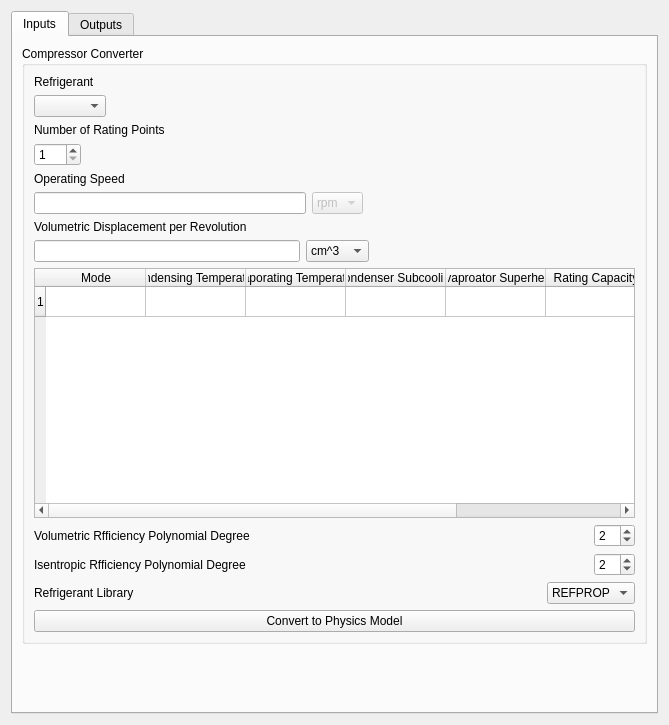
<?xml version="1.0" encoding="UTF-8"?>
<ui version="4.0">
 <class>Form</class>
 <widget class="QWidget" name="Form">
  <property name="geometry">
   <rect>
    <x>0</x>
    <y>0</y>
    <width>669</width>
    <height>725</height>
   </rect>
  </property>
  <property name="windowTitle">
   <string>Compressor Rating to Physics Converter</string>
  </property>
  <layout class="QVBoxLayout" name="verticalLayout_2">
   <item>
    <widget class="QTabWidget" name="tabWidget">
     <property name="currentIndex">
      <number>0</number>
     </property>
     <widget class="QWidget" name="inputs">
      <attribute name="title">
       <string>Inputs</string>
      </attribute>
      <layout class="QVBoxLayout" name="verticalLayout_23">
       <item>
        <layout class="QVBoxLayout" name="verticalLayout_5">
         <item>
          <widget class="QGroupBox" name="groupBox">
           <property name="title">
            <string>Compressor Converter</string>
           </property>
           <layout class="QVBoxLayout" name="verticalLayout_12">
            <item>
             <layout class="QVBoxLayout" name="verticalLayout_22">
              <item>
               <widget class="QLabel" name="Comp_ref_label">
                <property name="sizePolicy">
                 <sizepolicy hsizetype="Fixed" vsizetype="Preferred">
                  <horstretch>0</horstretch>
                  <verstretch>0</verstretch>
                 </sizepolicy>
                </property>
                <property name="minimumSize">
                 <size>
                  <width>200</width>
                  <height>0</height>
                 </size>
                </property>
                <property name="maximumSize">
                 <size>
                  <width>150</width>
                  <height>16777215</height>
                 </size>
                </property>
                <property name="toolTip">
                 <string>Refrigerant that can be used with the compressor</string>
                </property>
                <property name="text">
                 <string>Refrigerant</string>
                </property>
                <property name="wordWrap">
                 <bool>true</bool>
                </property>
               </widget>
              </item>
              <item>
               <layout class="QHBoxLayout" name="horizontalLayout_11">
                <item>
                 <widget class="QComboBox" name="Comp_ref">
                  <property name="enabled">
                   <bool>true</bool>
                  </property>
                  <property name="toolTip">
                   <string>Refrigerant that can be used with the compressor</string>
                  </property>
                 </widget>
                </item>
                <item>
                 <spacer name="horizontalSpacer_17">
                  <property name="orientation">
                   <enum>Qt::Horizontal</enum>
                  </property>
                  <property name="sizeHint" stdset="0">
                   <size>
                    <width>40</width>
                    <height>20</height>
                   </size>
                  </property>
                 </spacer>
                </item>
               </layout>
              </item>
             </layout>
            </item>
            <item>
             <layout class="QVBoxLayout" name="verticalLayout">
              <item>
               <widget class="QLabel" name="N_points_label">
                <property name="text">
                 <string>Number of Rating Points</string>
                </property>
               </widget>
              </item>
              <item>
               <layout class="QHBoxLayout" name="horizontalLayout_4">
                <item>
                 <widget class="QSpinBox" name="N_points">
                  <property name="minimum">
                   <number>1</number>
                  </property>
                  <property name="maximum">
                   <number>100</number>
                  </property>
                 </widget>
                </item>
                <item>
                 <spacer name="horizontalSpacer_4">
                  <property name="orientation">
                   <enum>Qt::Horizontal</enum>
                  </property>
                  <property name="sizeHint" stdset="0">
                   <size>
                    <width>40</width>
                    <height>20</height>
                   </size>
                  </property>
                 </spacer>
                </item>
               </layout>
              </item>
             </layout>
            </item>
            <item>
             <layout class="QVBoxLayout" name="verticalLayout_10">
              <item>
               <widget class="QLabel" name="Speed_label">
                <property name="text">
                 <string>Operating Speed</string>
                </property>
               </widget>
              </item>
              <item>
               <layout class="QHBoxLayout" name="horizontalLayout">
                <item>
                 <widget class="QLineEdit" name="Speed">
                  <property name="readOnly">
                   <bool>false</bool>
                  </property>
                 </widget>
                </item>
                <item>
                 <widget class="QComboBox" name="Speed_unit">
                  <property name="enabled">
                   <bool>false</bool>
                  </property>
                  <item>
                   <property name="text">
                    <string>rpm</string>
                   </property>
                  </item>
                 </widget>
                </item>
                <item>
                 <spacer name="horizontalSpacer_3">
                  <property name="orientation">
                   <enum>Qt::Horizontal</enum>
                  </property>
                  <property name="sizeHint" stdset="0">
                   <size>
                    <width>40</width>
                    <height>20</height>
                   </size>
                  </property>
                 </spacer>
                </item>
               </layout>
              </item>
             </layout>
            </item>
            <item>
             <layout class="QVBoxLayout" name="verticalLayout_13">
              <item>
               <widget class="QLabel" name="Vdot_label">
                <property name="text">
                 <string>Volumetric Displacement per Revolution</string>
                </property>
               </widget>
              </item>
              <item>
               <layout class="QHBoxLayout" name="horizontalLayout_5">
                <item>
                 <widget class="QLineEdit" name="Vdot">
                  <property name="readOnly">
                   <bool>false</bool>
                  </property>
                 </widget>
                </item>
                <item>
                 <widget class="QComboBox" name="Vdot_unit">
                  <property name="enabled">
                   <bool>true</bool>
                  </property>
                  <property name="currentIndex">
                   <number>1</number>
                  </property>
                  <item>
                   <property name="text">
                    <string>m^3</string>
                   </property>
                  </item>
                  <item>
                   <property name="text">
                    <string>cm^3</string>
                   </property>
                  </item>
                  <item>
                   <property name="text">
                    <string>mm^3</string>
                   </property>
                  </item>
                  <item>
                   <property name="text">
                    <string>ft^3</string>
                   </property>
                  </item>
                  <item>
                   <property name="text">
                    <string>in^3</string>
                   </property>
                  </item>
                 </widget>
                </item>
                <item>
                 <spacer name="horizontalSpacer_5">
                  <property name="orientation">
                   <enum>Qt::Horizontal</enum>
                  </property>
                  <property name="sizeHint" stdset="0">
                   <size>
                    <width>40</width>
                    <height>20</height>
                   </size>
                  </property>
                 </spacer>
                </item>
               </layout>
              </item>
             </layout>
            </item>
            <item>
             <widget class="QTableWidget" name="Rating_table">
              <property name="sizePolicy">
               <sizepolicy hsizetype="Expanding" vsizetype="Expanding">
                <horstretch>0</horstretch>
                <verstretch>0</verstretch>
               </sizepolicy>
              </property>
              <property name="minimumSize">
               <size>
                <width>0</width>
                <height>250</height>
               </size>
              </property>
              <property name="frameShape">
               <enum>QFrame::StyledPanel</enum>
              </property>
              <property name="frameShadow">
               <enum>QFrame::Sunken</enum>
              </property>
              <property name="sizeAdjustPolicy">
               <enum>QAbstractScrollArea::AdjustToContents</enum>
              </property>
              <property name="cornerButtonEnabled">
               <bool>false</bool>
              </property>
              <property name="rowCount">
               <number>1</number>
              </property>
              <attribute name="horizontalHeaderCascadingSectionResizes">
               <bool>true</bool>
              </attribute>
              <attribute name="horizontalHeaderStretchLastSection">
               <bool>false</bool>
              </attribute>
              <attribute name="verticalHeaderCascadingSectionResizes">
               <bool>false</bool>
              </attribute>
              <attribute name="verticalHeaderShowSortIndicator" stdset="0">
               <bool>false</bool>
              </attribute>
              <attribute name="verticalHeaderStretchLastSection">
               <bool>false</bool>
              </attribute>
              <row/>
              <column>
               <property name="text">
                <string>Mode</string>
               </property>
              </column>
              <column>
               <property name="text">
                <string>Condensing Temperature</string>
               </property>
              </column>
              <column>
               <property name="text">
                <string>Evaporating Temperature</string>
               </property>
              </column>
              <column>
               <property name="text">
                <string>Condenser Subcooling</string>
               </property>
              </column>
              <column>
               <property name="text">
                <string>Evaproator Superheat</string>
               </property>
              </column>
              <column>
               <property name="text">
                <string>Rating Capacity</string>
               </property>
              </column>
              <column>
               <property name="text">
                <string>Rating Power</string>
               </property>
              </column>
             </widget>
            </item>
            <item>
             <layout class="QHBoxLayout" name="horizontalLayout_2">
              <item>
               <widget class="QLabel" name="label">
                <property name="text">
                 <string>Volumetric Rfficiency Polynomial Degree</string>
                </property>
               </widget>
              </item>
              <item>
               <spacer name="horizontalSpacer">
                <property name="orientation">
                 <enum>Qt::Horizontal</enum>
                </property>
                <property name="sizeHint" stdset="0">
                 <size>
                  <width>40</width>
                  <height>20</height>
                 </size>
                </property>
               </spacer>
              </item>
              <item>
               <widget class="QSpinBox" name="volumetric_degree">
                <property name="minimum">
                 <number>0</number>
                </property>
                <property name="value">
                 <number>2</number>
                </property>
               </widget>
              </item>
             </layout>
            </item>
            <item>
             <layout class="QHBoxLayout" name="horizontalLayout_3">
              <item>
               <widget class="QLabel" name="label_2">
                <property name="text">
                 <string>Isentropic Rfficiency Polynomial Degree</string>
                </property>
               </widget>
              </item>
              <item>
               <spacer name="horizontalSpacer_2">
                <property name="orientation">
                 <enum>Qt::Horizontal</enum>
                </property>
                <property name="sizeHint" stdset="0">
                 <size>
                  <width>40</width>
                  <height>20</height>
                 </size>
                </property>
               </spacer>
              </item>
              <item>
               <widget class="QSpinBox" name="isentropic_degree">
                <property name="minimum">
                 <number>0</number>
                </property>
                <property name="value">
                 <number>2</number>
                </property>
               </widget>
              </item>
             </layout>
            </item>
            <item>
             <layout class="QHBoxLayout" name="horizontalLayout_12">
              <item>
               <widget class="QLabel" name="Ref_library_label">
                <property name="sizePolicy">
                 <sizepolicy hsizetype="Fixed" vsizetype="Preferred">
                  <horstretch>0</horstretch>
                  <verstretch>0</verstretch>
                 </sizepolicy>
                </property>
                <property name="minimumSize">
                 <size>
                  <width>200</width>
                  <height>0</height>
                 </size>
                </property>
                <property name="maximumSize">
                 <size>
                  <width>150</width>
                  <height>16777215</height>
                 </size>
                </property>
                <property name="toolTip">
                 <string>Refrigerant that can be used with the compressor</string>
                </property>
                <property name="text">
                 <string>Refrigerant Library</string>
                </property>
                <property name="wordWrap">
                 <bool>true</bool>
                </property>
               </widget>
              </item>
              <item>
               <spacer name="horizontalSpacer_18">
                <property name="orientation">
                 <enum>Qt::Horizontal</enum>
                </property>
                <property name="sizeHint" stdset="0">
                 <size>
                  <width>40</width>
                  <height>20</height>
                 </size>
                </property>
               </spacer>
              </item>
              <item>
               <widget class="QComboBox" name="Ref_library">
                <property name="toolTip">
                 <string>Refrigerant that can be used with the compressor</string>
                </property>
                <item>
                 <property name="text">
                  <string>REFPROP</string>
                 </property>
                </item>
                <item>
                 <property name="text">
                  <string>HEOS</string>
                 </property>
                </item>
               </widget>
              </item>
             </layout>
            </item>
            <item>
             <widget class="QPushButton" name="Convert_button">
              <property name="text">
               <string>Convert to Physics Model</string>
              </property>
             </widget>
            </item>
           </layout>
          </widget>
         </item>
         <item>
          <spacer name="verticalSpacer">
           <property name="orientation">
            <enum>Qt::Vertical</enum>
           </property>
           <property name="sizeHint" stdset="0">
            <size>
             <width>20</width>
             <height>40</height>
            </size>
           </property>
          </spacer>
         </item>
        </layout>
       </item>
      </layout>
     </widget>
     <widget class="QWidget" name="outputs">
      <attribute name="title">
       <string>Outputs</string>
      </attribute>
      <layout class="QVBoxLayout" name="verticalLayout_3">
       <item>
        <widget class="QGroupBox" name="groupBox_3">
         <property name="title">
          <string>Conversion Results</string>
         </property>
         <layout class="QVBoxLayout" name="verticalLayout_21">
          <item>
           <widget class="QTableWidget" name="results_table">
            <property name="sizePolicy">
             <sizepolicy hsizetype="Expanding" vsizetype="Expanding">
              <horstretch>0</horstretch>
              <verstretch>0</verstretch>
             </sizepolicy>
            </property>
            <property name="minimumSize">
             <size>
              <width>0</width>
              <height>250</height>
             </size>
            </property>
            <column>
             <property name="text">
              <string>Isentropic Efficiency (%)</string>
             </property>
            </column>
            <column>
             <property name="text">
              <string>Volumetric Efficiency (%)</string>
             </property>
            </column>
           </widget>
          </item>
          <item>
           <layout class="QVBoxLayout" name="verticalLayout_19">
            <item>
             <widget class="QLabel" name="Vol_poly_label">
              <property name="text">
               <string>Volumetric Efficiency Polynomial Correlation</string>
              </property>
             </widget>
            </item>
            <item>
             <layout class="QHBoxLayout" name="horizontalLayout_15">
              <item>
               <widget class="QLineEdit" name="Vol_poly">
                <property name="readOnly">
                 <bool>true</bool>
                </property>
               </widget>
              </item>
              <item>
               <widget class="QPushButton" name="vol_poly_copy">
                <property name="text">
                 <string>Copy</string>
                </property>
               </widget>
              </item>
              <item>
               <spacer name="horizontalSpacer_11">
                <property name="orientation">
                 <enum>Qt::Horizontal</enum>
                </property>
                <property name="sizeHint" stdset="0">
                 <size>
                  <width>40</width>
                  <height>20</height>
                 </size>
                </property>
               </spacer>
              </item>
             </layout>
            </item>
           </layout>
          </item>
          <item>
           <layout class="QVBoxLayout" name="verticalLayout_20">
            <item>
             <widget class="QLabel" name="isen_poly_label">
              <property name="text">
               <string>Isentropic Efficiency Polynomial Correlation</string>
              </property>
             </widget>
            </item>
            <item>
             <layout class="QHBoxLayout" name="horizontalLayout_16">
              <item>
               <widget class="QLineEdit" name="isen_poly">
                <property name="readOnly">
                 <bool>true</bool>
                </property>
               </widget>
              </item>
              <item>
               <widget class="QPushButton" name="isen_poly_copy">
                <property name="text">
                 <string>Copy</string>
                </property>
               </widget>
              </item>
              <item>
               <spacer name="horizontalSpacer_12">
                <property name="orientation">
                 <enum>Qt::Horizontal</enum>
                </property>
                <property name="sizeHint" stdset="0">
                 <size>
                  <width>40</width>
                  <height>20</height>
                 </size>
                </property>
               </spacer>
              </item>
             </layout>
            </item>
           </layout>
          </item>
         </layout>
        </widget>
       </item>
       <item>
        <widget class="QGroupBox" name="groupBox_4">
         <property name="title">
          <string>Add New Compressor to Database</string>
         </property>
         <layout class="QVBoxLayout" name="verticalLayout_6">
          <item>
           <layout class="QVBoxLayout" name="verticalLayout_8">
            <item>
             <widget class="QLabel" name="Comp_name_label">
              <property name="text">
               <string>Compressor Name</string>
              </property>
             </widget>
            </item>
            <item>
             <widget class="QLineEdit" name="Comp_name">
              <property name="enabled">
               <bool>false</bool>
              </property>
             </widget>
            </item>
           </layout>
          </item>
          <item>
           <widget class="QPushButton" name="Create_compressor_button">
            <property name="enabled">
             <bool>false</bool>
            </property>
            <property name="text">
             <string>Add Compressor to Database</string>
            </property>
           </widget>
          </item>
          <item>
           <spacer name="verticalSpacer_4">
            <property name="orientation">
             <enum>Qt::Vertical</enum>
            </property>
            <property name="sizeHint" stdset="0">
             <size>
              <width>20</width>
              <height>133</height>
             </size>
            </property>
           </spacer>
          </item>
         </layout>
        </widget>
       </item>
      </layout>
     </widget>
    </widget>
   </item>
  </layout>
 </widget>
 <resources/>
 <connections/>
</ui>
